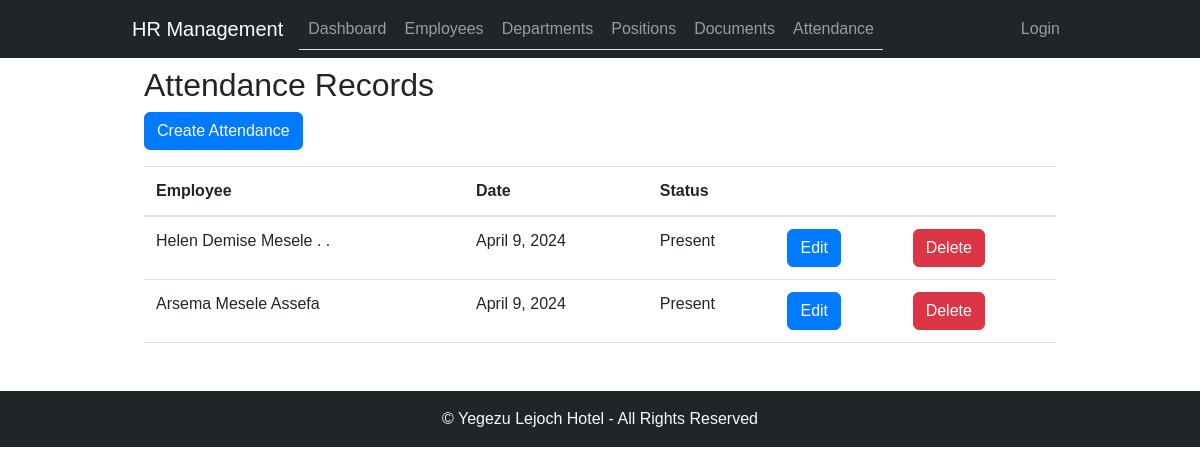
The page /attendance/list/ on the database as committed earlier.
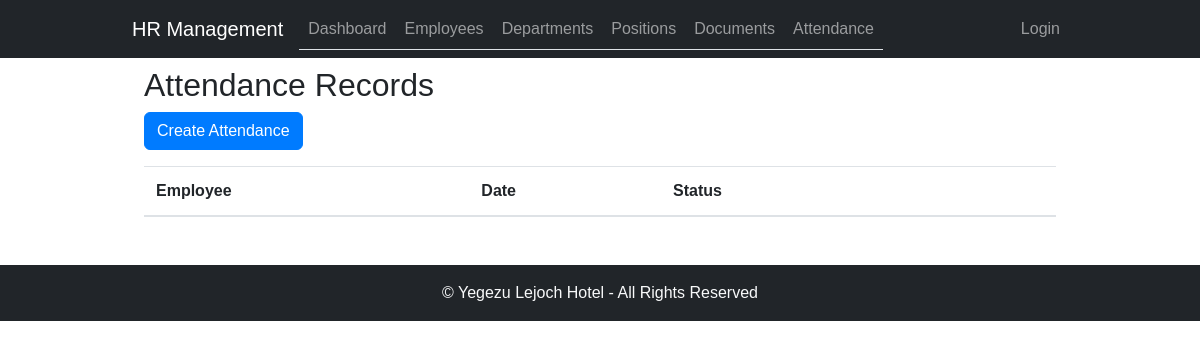
The same page on the database as committed later.
### employee_management/models.py (models this page shows, shortened)
class Attendance(models.Model):
    employee = models.ForeignKey(Employee, on_delete=models.CASCADE)
    date = models.DateField()
    status = models.CharField(max_length=2, choices=(('P', 'Present'), ('A', 'Absent'), ('AL', 'Annual Leave'), ('SL', 'Sick Leave'), ('OL', 'Other Leave')))
    class Meta:
        unique_together = ('employee', 'date')

class Employee(models.Model):
    GENDER_CHOICES = (
        ('M', 'Male'),
        ('F', 'Female'),
    )
    first_name = models.CharField(max_length=50)
    middle_name = models.CharField(max_length=50, null=True, blank=True)
    last_name = models.CharField(max_length=50, null=True, blank=True)
    gender = models.CharField(max_length=1, choices=GENDER_CHOICES, default="")
    email = models.EmailField()
    department = models.ForeignKey(Department, on_delete=models.CASCADE)
    position = models.ForeignKey(Position, on_delete=models.CASCADE)
    date_of_birth = models.DateField()
    hire_date = models.DateField()
    salary = models.DecimalField(max_digits=10, decimal_places=2)
    is_active = models.BooleanField(default=True)
    picture = models.ImageField(upload_to='employee_pictures/', null=True, blank=True)
    def __str__(self):
        return f"{self.first_name} {self.middle_name} {self.last_name}"

### employee_management/views.py (the view)
# urls.py: path('attendance/list/', attendance_list, name='attendance_list'),
def attendance_list(request):
    attendances = Attendance.objects.all()
    context = {
        'attendances': attendances,
    }
    return render(request, 'attendance_list.html', context)

### employee_management/templates/attendance_list.html
{% extends 'base.html' %}
{% block content %}
<div class="container">
    <h2>Attendance Records</h2>
    <a href="{% url 'hrms:attendance_create' %}" class="btn btn-primary mb-3">Create Attendance</a>
    <table class="table">
        <thead>
            <tr>
                <th>Employee</th>
                <th>Date</th>
                <th>Status</th>
                <th></th>
                <th></th>
            </tr>
        </thead>
        <tbody>
            {% for attendance in attendances %}
            <tr>
                <td>{{ attendance.employee }}</td>
                <td>{{ attendance.date }}</td>
                <td>{{ attendance.get_status_display }}</td>
                <td><a href="{% url 'hrms:attendance_edit' attendance.pk %}" class="btn btn-primary">Edit</a></td>
                <td><a href="{% url 'hrms:attendance_delete' attendance.pk %}" class="btn btn-danger" onclick="return confirm('Are you sure you want to delete this employee?')">Delete</a></td>
            </tr>
            {% endfor %}
        </tbody>
    </table>
</div>
{% endblock %}

Rows that differ between the two databases and show on the page:
removed Attendance: employee "Helen Demise Mesele . .", date "April 9, 2024", status "Present"
removed Attendance: employee "Arsema Mesele Assefa", date "April 9, 2024", status "Present"
